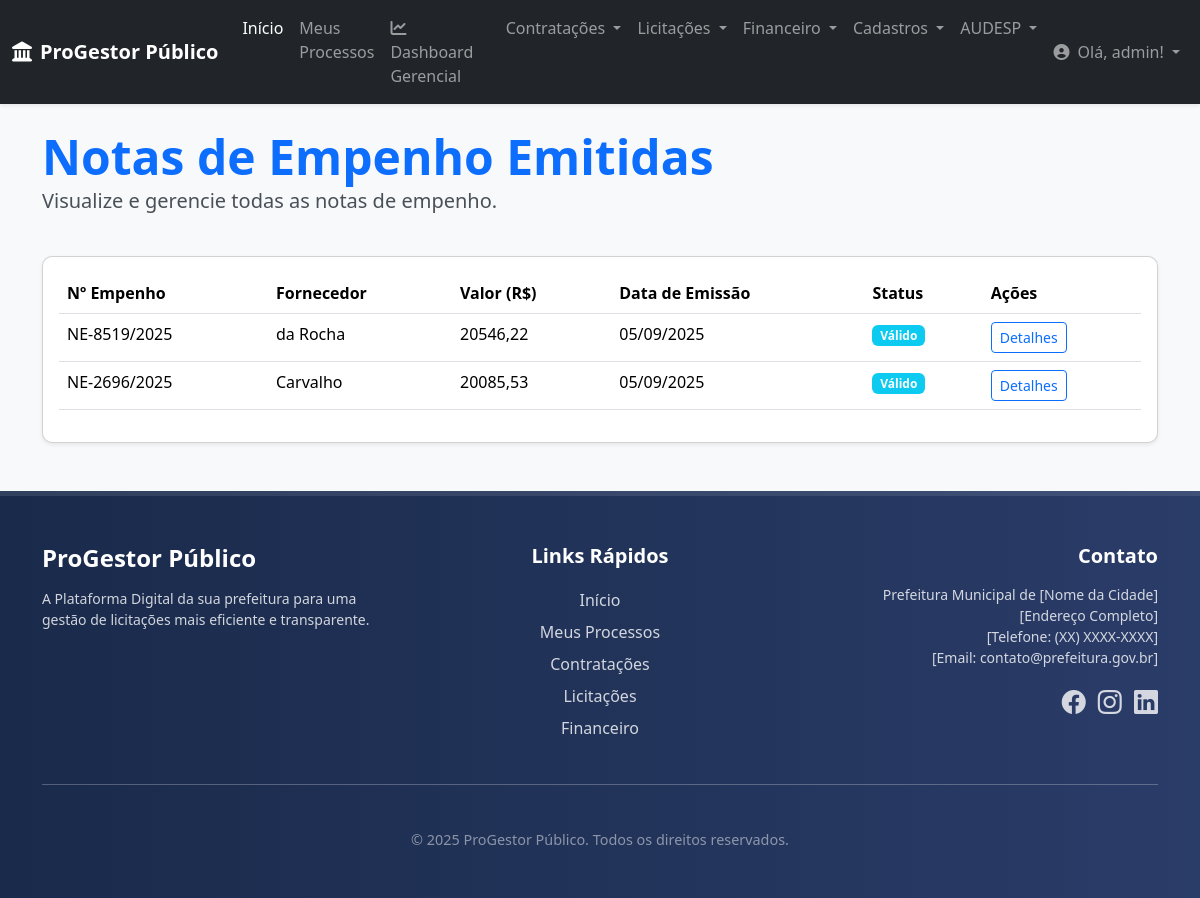
Page /financeiro/empenhos/ (signed in) on the committed database.
### financeiro/models.py (models this page shows, shortened)
class NotaEmpenho(models.Model):
    contrato = models.ForeignKey(
        Contrato,
        on_delete=models.CASCADE,
        related_name='notas_empenho',
        verbose_name="Contrato Vinculado"
    )
    fornecedor = models.ForeignKey(
        Fornecedor,
        on_delete=models.PROTECT,
        related_name='empenhos',
        verbose_name="Fornecedor"
    )
    numero_empenho = models.CharField(
        max_length=50,
        verbose_name="Número do Empenho"
    )
    ano_empenho = models.IntegerField(
        verbose_name="Ano do Empenho"
    )
    data_emissao = models.DateField(
        verbose_name="Data de Emissão"
    )
    valor = models.DecimalField(
        max_digits=15,
        decimal_places=2,
        verbose_name="Valor do Empenho (R$)"
    )
    descricao = models.TextField(
        verbose_name="Descrição/Histórico do Empenho"
    )
    status = models.CharField(
        max_length=20,
        choices=STATUS_EMPENHO_CHOICES,
        default='VALIDO',
        verbose_name="Status do Empenho"
    )
    class Meta:
        verbose_name = "Nota de Empenho"
        verbose_name_plural = "Notas de Empenho"
        unique_together = ('numero_empenho', 'ano_empenho')
        ordering = ['-ano_empenho', '-data_emissao']

### core/models.py (models this page shows, shortened)
class Fornecedor(models.Model):
    razao_social = models.CharField(
        max_length=255,
        verbose_name="Razão Social"
    )
    nome_fantasia = models.CharField(
        max_length=255,
        blank=True, null=True,
        verbose_name="Nome Fantasia"
    )
    cnpj = models.CharField(
        max_length=18, # Formato XX.XXX.XXX/XXXX-XX
        unique=True,
        verbose_name="CNPJ"
    )
    endereco = models.CharField(
        max_length=255,
        blank=True, null=True,
        verbose_name="Endereço"
    )
    cidade = models.CharField(
        max_length=100,
        blank=True, null=True
    )
    estado = models.CharField(
        max_length=2,
        blank=True, null=True,
        verbose_name="UF"
    )
    telefone = models.CharField(
        max_length=20,
        blank=True, null=True
    )
    email = models.EmailField(
        blank=True, null=True,
        verbose_name="E-mail de Contato"
    )
    dados_bancarios = models.TextField(
        blank=True, null=True,
        verbose_name="Dados Bancários",
        help_text="Informações como Banco, Agência e Conta para pagamentos."
    )
    data_cadastro = models.DateTimeField(
        auto_now_add=True,
        verbose_name="Data de Cadastro"
    )
    class Meta:
        verbose_name = "Fornecedor"
        verbose_name_plural = "Fornecedores"
        ordering = ['razao_social']

### financeiro/views.py (the view)
# urls.py: path('empenhos/', views.listar_empenhos, name='listar_empenhos'),
@login_required
def listar_empenhos(request):
    empenhos = NotaEmpenho.objects.all().order_by('-data_emissao')
    context = {
        'empenhos': empenhos,
        'titulo_pagina': 'Notas de Empenho Emitidas'
    }
    return render(request, 'financeiro/listar_empenhos.html', context)

### core/context_processors.py (called while the page is built)
def global_context(request):
    return {
        'logo_url': 'img/logo_barueri.jpg', # Caminho do seu logo
        'ano_atual': datetime.date.today().year, # Opcional: para o footer de direitos autorais
    }

### financeiro/templates/financeiro/listar_empenhos.html (shortened to what this page needs)
{% extends 'base.html' %}
{% block content %}
<div class="container mt-4 mb-5">
    <div class="d-flex justify-content-between align-items-center mb-4">
        <div>
            <h1 class="display-5 fw-bold text-primary mb-0">{{ titulo_pagina }}</h1>
            <p class="lead">Visualize e gerencie todas as notas de empenho.</p>
        </div>
    </div>
    <div class="card shadow-sm">
        <div class="card-body">
            <table class="table table-hover">
                <thead>
                    <tr>
                        <th>Nº Empenho</th>
                        <th>Fornecedor</th>
                        <th>Valor (R$)</th>
                        <th>Data de Emissão</th>
                        <th>Status</th>
                        <th>Ações</th>
                    </tr>
                </thead>
                <tbody>
                    {% for empenho in empenhos %}
                    <tr>
                        <td>{{ empenho.numero_empenho }}/{{ empenho.ano_empenho }}</td>
                        <td>{{ empenho.fornecedor.razao_social }}</td>
                        <td>{{ empenho.valor|floatformat:2 }}</td>
                        <td>{{ empenho.data_emissao|date:"d/m/Y" }}</td>
                        <td><span class="badge bg-info">{{ empenho.get_status_display }}</span></td>
                        <td>
                            <a href="{% url 'financeiro:detalhar_empenho' pk=empenho.pk %}" class="btn btn-sm btn-outline-primary">Detalhes</a>
                        </td>
                    </tr>
                    {% empty %}
                    <tr>
                        <td colspan="6" class="text-center">Nenhuma nota de empenho encontrada.</td>
                    </tr>
                    {% endfor %}
                </tbody>
            </table>
        </div>
    </div>
</div>
{% endblock content %}

### core/templates/core/navbar.html (shortened to what this page needs)
<nav class="navbar navbar-expand-lg navbar-dark bg-dark shadow-sm">
    <div class="container-fluid">
        <a class="navbar-brand fw-bold" href="{% url 'core:home' %}">
            <i class="fas fa-landmark me-2"></i>ProGestor Público
        </a>
        <div class="collapse navbar-collapse" id="navbarNavDropdown">
            <ul class="navbar-nav me-auto mb-2 mb-lg-0">
                <li class="nav-item">
                    <a class="nav-link active" aria-current="page" href="{% url 'core:home' %}">Início</a>
                </li>
                <li class="nav-item">
                    <a class="nav-link" href="{% url 'core:meus_processos' %}">Meus Processos</a>
                </li>
                <li class="nav-item">
                    <a class="nav-link" href="{% url 'core:dashboard_gerencial' %}">
                        <i class="fas fa-chart-line me-1"></i>Dashboard Gerencial
                    </a>
                </li>
                <li class="nav-item dropdown">
                    <a class="nav-link dropdown-toggle" href="#" id="navbarContratacoes" role="button" data-bs-toggle="dropdown" aria-expanded="false">
                        Contratações
                    </a>
                </li>
                <li class="nav-item dropdown">
                    <a class="nav-link dropdown-toggle" href="#" id="navbarLicitacoes" role="button" data-bs-toggle="dropdown" aria-expanded="false">
                        Licitações
                    </a>
                </li>
                <li class="nav-item dropdown">
                    <a class="nav-link dropdown-toggle" href="#" id="navbarFinanceiro" role="button" data-bs-toggle="dropdown" aria-expanded="false">
                        Financeiro
                    </a>
                </li>
                <li class="nav-item dropdown">
                    <a class="nav-link dropdown-toggle" href="#" id="navbarCadastros" role="button" data-bs-toggle="dropdown" aria-expanded="false">
                        Cadastros
                    </a>
                </li>
                <li class="nav-item dropdown">
                    <a class="nav-link dropdown-toggle" href="#" id="navbarAudesp" role="button" data-bs-toggle="dropdown" aria-expanded="false">
                        AUDESP
                    </a>
                </li>
            </ul>
            <ul class="navbar-nav">
                {% if user.is_authenticated %}
                    <li class="nav-item dropdown">
                        <a class="nav-link dropdown-toggle" href="#" id="navbarUserDropdown" role="button" data-bs-toggle="dropdown" aria-expanded="false">
                            <i class="fas fa-user-circle me-1"></i> Olá, {{ user.username }}!
                        </a>
                    </li>
                {% else %}
                    <li class="nav-item">
                        <a class="nav-link" href="{% url 'account_login' %}">Entrar</a>
                    </li>
                {% endif %}
            </ul>
        </div>
    </div>
</nav>

### core/templates/base.html (style rules this page uses)
:root { --primary-color: #0056b3; --secondary-color: #337ab7; --dark-blue: #1a2a4b; --light-grey: #f8f9fa; --medium-grey: #e9ecef; --text-dark: #495057; --text-light: #ffffff; }
body { display: flex; flex-direction: column; min-height: 100vh; font-family: 'Segoe UI', Roboto, 'Helvetica Neue', Arial, sans-serif; background-color: var(--light-grey); color: var(--text-dark); }
.navbar { box-shadow: 0 2px 4px rgba(0,0,0,.08); }
.card { border-radius: 10px; box-shadow: 0 4px 12px rgba(0,0,0,.08); transition: transform 0.2s ease-in-out; }

### rows in the picture
NotaEmpenho: numero_empenho "NE-8519", ano_empenho "2025", fornecedor.razao_social "da Rocha", valor "20546,22", data_emissao "05/09/2025", status "Válido"
NotaEmpenho: numero_empenho "NE-2696", ano_empenho "2025", fornecedor.razao_social "Carvalho", valor "20085,53", data_emissao "05/09/2025", status "Válido"

### other values in the picture
{{ user.username }} "admin"
{{ titulo_pagina }} "Notas de Empenho Emitidas"
